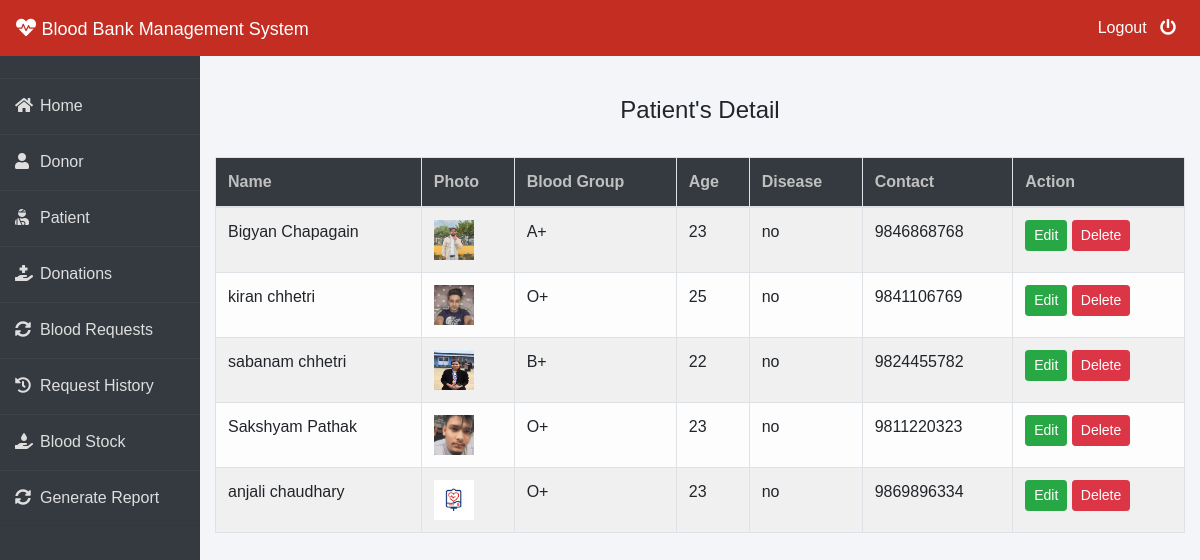
/admin-patient (signed in), run on the app's committed database.
### patient/models.py (models this page shows, shortened)
class Patient(models.Model):
    user=models.OneToOneField(User,on_delete=models.CASCADE)
    profile_pic= models.ImageField(upload_to='profile_pic/Patient/',null=True,blank=True)
    age=models.PositiveIntegerField()
    bloodgroup=models.CharField(max_length=10)
    disease=models.CharField(max_length=100)
    doctorname=models.CharField(max_length=50)
    address = models.CharField(max_length=40)
    mobile = models.CharField(max_length=20,null=False)
    @property
    def get_name(self):
        return self.user.first_name+" "+self.user.last_name

### blood/views.py (the view)
# urls.py: path('admin-patient', views.admin_patient_view,name='admin-patient'),
@login_required(login_url='adminlogin')
def admin_patient_view(request):
    patients=pmodels.Patient.objects.all()
    return render(request,'blood/admin_patient.html',{'patients':patients})

### templates/blood/admin_patient.html
{% extends 'blood/adminbase.html' %}
{% block content %}
{% load widget_tweaks %}
{%load static%}
<br><br>
<div class="container">
    <H4 class="text-center">Patient's Detail</H4><br>
    <table class="table table-light table-hover table-bordered table-striped">
        <thead class="bg-dark">
            <tr>
                <th scope="col" style="color: rgb(192, 192, 192);">Name</th>
                <th scope="col" style="color: rgb(192, 192, 192);">Photo</th>
                <th scope="col" style="color: rgb(192, 192, 192);">Blood Group</th>
                <th scope="col" style="color: rgb(192, 192, 192);">Age</th>
                <th scope="col" style="color: rgb(192, 192, 192);">Disease</th>
                <th scope="col" style="color: rgb(192, 192, 192);">Contact</th>
                <th style="color: rgb(192, 192, 192);">Action</th>
            </tr>
        </thead>
        <tbody>
            {% for t in patients %}
            <tr>
                <td> {{t.get_name}}</td>
                <td> <img src="{% static t.profile_pic.url %}" alt="Profile Pic" height="40px" width="40px" /></td>
                <td>{{t.bloodgroup}}</td>
                <td>{{t.age}}</td>
                <td>{{t.disease}}</td>
                <td>{{t.mobile}}</td>
                <td>
                    <button class="btn btn-success btn-sm"><a  style="text-decoration: none;color: white;" href="{% url 'update-patient' t.id  %}">Edit</a> </button>
                    <button class="btn btn-danger btn-sm"><a  style="text-decoration: none;color: white;" href="{% url 'delete-patient' t.id  %}">Delete</a> </button>
                </td>
            </tr>
            {% endfor %}
        </tbody>
    </table>
</div>
{% endblock content %}

### templates/blood/adminbase.html (style rules this page uses)
* { margin: 0; padding: 0; box-sizing: border-box; list-style: none; text-decoration: none; font-family: 'Josefin Sans', sans-serif; }
body { background-color: #f3f5f9; }

### data on the page
Patient: get_name "Bigyan Chapagain", profile_pic (picture), bloodgroup "A+", age "23", disease "no", mobile "9846868768"
Patient: get_name "kiran chhetri", profile_pic (picture), bloodgroup "O+", age "25", disease "no", mobile "9841106769"
Patient: get_name "sabanam chhetri", profile_pic (picture), bloodgroup "B+", age "22", disease "no", mobile "9824455782"
Patient: get_name "Sakshyam Pathak", profile_pic (picture), bloodgroup "O+", age "23", disease "no", mobile "9811220323"
Patient: get_name "anjali chaudhary", profile_pic (picture), bloodgroup "O+", age "23", disease "no", mobile "9869896334"
